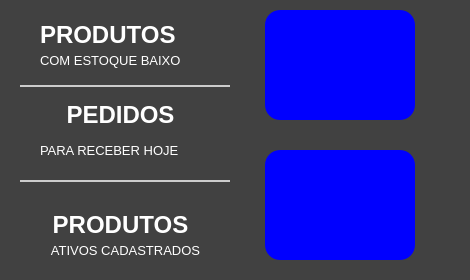
   <widget class="QFrame" name="fr_VendasAbertas">
    <property name="geometry">
     <rect>
      <x>20</x>
      <y>10</y>
      <width>470</width>
      <height>280</height>
     </rect>
    </property>
    <property name="styleSheet">
     <string notr="true">QFrame {
background-color: rgb(65, 65, 65);
border: none;
border-radius: 20px
}</string>
    </property>
    <property name="frameShape">
     <enum>QFrame::StyledPanel</enum>
    </property>
    <property name="frameShadow">
     <enum>QFrame::Raised</enum>
    </property>
    <widget class="QPushButton" name="bt_addCompra">
     <property name="geometry">
      <rect>
       <x>265</x>
       <y>150</y>
       <width>150</width>
       <height>110</height>
      </rect>
     </property>
     <property name="font">
      <font>
       <family>Tahoma</family>
       <pointsize>13</pointsize>
       <weight>75</weight>
       <bold>true</bold>
      </font>
     </property>
     <property name="cursor">
      <cursorShape>PointingHandCursor</cursorShape>
     </property>
     <property name="focusPolicy">
      <enum>Qt::NoFocus</enum>
     </property>
     <property name="toolTip">
      <string>&lt;html&gt;&lt;head/&gt;&lt;body&gt;&lt;p&gt;Nova Compra&lt;/p&gt;&lt;/body&gt;&lt;/html&gt;</string>
     </property>
     <property name="autoFillBackground">
      <bool>false</bool>
     </property>
     <property name="styleSheet">
      <string notr="true">QPushButton{
background-color: rgb(0, 0, 255);
border: none;
color: #FFF;
border-radius: 15px
}
QPushButton:hover {
background-color: rgb(0, 85, 255);
}
QPushButton:disabled {
background: #7AB32E
}</string>
     </property>
     <property name="text">
      <string/>
     </property>
     <property name="shortcut">
      <string>F7</string>
     </property>
     <property name="flat">
      <bool>true</bool>
     </property>
    </widget>
    <widget class="QPushButton" name="bt_addItem">
     <property name="geometry">
      <rect>
       <x>265</x>
       <y>10</y>
       <width>150</width>
       <height>110</height>
      </rect>
     </property>
     <property name="font">
      <font>
       <family>Tahoma</family>
       <pointsize>12</pointsize>
       <weight>75</weight>
       <bold>true</bold>
      </font>
     </property>
     <property name="cursor">
      <cursorShape>PointingHandCursor</cursorShape>
     </property>
     <property name="focusPolicy">
      <enum>Qt::NoFocus</enum>
     </property>
     <property name="toolTip">
      <string>&lt;html&gt;&lt;head/&gt;&lt;body&gt;&lt;p&gt;Adicioar Item&lt;/p&gt;&lt;/body&gt;&lt;/html&gt;</string>
     </property>
     <property name="whatsThis">
      <string>&lt;html&gt;&lt;head/&gt;&lt;body&gt;&lt;p&gt;&lt;br/&gt;&lt;/p&gt;&lt;/body&gt;&lt;/html&gt;</string>
     </property>
     <property name="autoFillBackground">
      <bool>false</bool>
     </property>
     <property name="styleSheet">
      <string notr="true">QPushButton{
background-color: rgb(0, 0, 255);
border: none;
color: #FFF;
border-radius: 15px
}
QPushButton:hover {
background-color: rgb(0, 85, 255);
}
QPushButton:disabled {
background: #7AB32E
}</string>
     </property>
     <property name="text">
      <string/>
     </property>
     <property name="shortcut">
      <string>F2</string>
     </property>
     <property name="flat">
      <bool>true</bool>
     </property>
    </widget>
    <widget class="QLabel" name="label">
     <property name="geometry">
      <rect>
       <x>40</x>
       <y>20</y>
       <width>171</width>
       <height>30</height>
      </rect>
     </property>
     <property name="font">
      <font>
       <family>Tahoma</family>
       <pointsize>18</pointsize>
       <weight>75</weight>
       <bold>true</bold>
      </font>
     </property>
     <property name="styleSheet">
      <string notr="true">background: None;
color: #FFF</string>
     </property>
     <property name="text">
      <string>PRODUTOS</string>
     </property>
     <property name="alignment">
      <set>Qt::AlignLeading|Qt::AlignLeft|Qt::AlignVCenter</set>
     </property>
    </widget>
    <widget class="QLabel" name="label_2">
     <property name="geometry">
      <rect>
       <x>40</x>
       <y>50</y>
       <width>171</width>
       <height>20</height>
      </rect>
     </property>
     <property name="font">
      <font>
       <family>Tahoma</family>
       <pointsize>10</pointsize>
       <weight>50</weight>
       <bold>false</bold>
      </font>
     </property>
     <property name="styleSheet">
      <string notr="true">background: None;
color: #FFF</string>
     </property>
     <property name="text">
      <string>COM ESTOQUE BAIXO</string>
     </property>
     <property name="alignment">
      <set>Qt::AlignLeading|Qt::AlignLeft|Qt::AlignVCenter</set>
     </property>
    </widget>
    <widget class="Line" name="line">
     <property name="geometry">
      <rect>
       <x>20</x>
       <y>85</y>
       <width>210</width>
       <height>2</height>
      </rect>
     </property>
     <property name="styleSheet">
      <string notr="true">background: #CCC</string>
     </property>
     <property name="orientation">
      <enum>Qt::Horizontal</enum>
     </property>
    </widget>
    <widget class="Line" name="line_2">
     <property name="geometry">
      <rect>
       <x>20</x>
       <y>180</y>
       <width>210</width>
       <height>2</height>
      </rect>
     </property>
     <property name="styleSheet">
      <string notr="true">background: #CCC</string>
     </property>
     <property name="orientation">
      <enum>Qt::Horizontal</enum>
     </property>
    </widget>
    <widget class="QLabel" name="label_3">
     <property name="geometry">
      <rect>
       <x>40</x>
       <y>100</y>
       <width>161</width>
       <height>30</height>
      </rect>
     </property>
     <property name="font">
      <font>
       <family>Tahoma</family>
       <pointsize>18</pointsize>
       <weight>75</weight>
       <bold>true</bold>
      </font>
     </property>
     <property name="styleSheet">
      <string notr="true">background: None;
color: #FFF</string>
     </property>
     <property name="text">
      <string>&lt;html&gt;&lt;head/&gt;&lt;body&gt;&lt;p align=&quot;center&quot;&gt;PEDIDOS&lt;/p&gt;&lt;/body&gt;&lt;/html&gt;</string>
     </property>
     <property name="alignment">
      <set>Qt::AlignLeading|Qt::AlignLeft|Qt::AlignVCenter</set>
     </property>
    </widget>
    <widget class="QLabel" name="label_4">
     <property name="geometry">
      <rect>
       <x>40</x>
       <y>140</y>
       <width>171</width>
       <height>20</height>
      </rect>
     </property>
     <property name="font">
      <font>
       <family>Tahoma</family>
       <pointsize>10</pointsize>
       <weight>50</weight>
       <bold>false</bold>
      </font>
     </property>
     <property name="styleSheet">
      <string notr="true">background: None;
color: #FFF</string>
     </property>
     <property name="text">
      <string>PARA RECEBER HOJE</string>
     </property>
     <property name="alignment">
      <set>Qt::AlignLeading|Qt::AlignLeft|Qt::AlignVCenter</set>
     </property>
    </widget>
    <widget class="QLabel" name="label_5">
     <property name="geometry">
      <rect>
       <x>30</x>
       <y>240</y>
       <width>191</width>
       <height>20</height>
      </rect>
     </property>
     <property name="font">
      <font>
       <family>Tahoma</family>
       <pointsize>10</pointsize>
       <weight>50</weight>
       <bold>false</bold>
      </font>
     </property>
     <property name="styleSheet">
      <string notr="true">background: None;
color: #FFF</string>
     </property>
     <property name="text">
      <string>ATIVOS CADASTRADOS</string>
     </property>
     <property name="alignment">
      <set>Qt::AlignCenter</set>
     </property>
    </widget>
    <widget class="QLabel" name="label_6">
     <property name="geometry">
      <rect>
       <x>30</x>
       <y>210</y>
       <width>181</width>
       <height>30</height>
      </rect>
     </property>
     <property name="font">
      <font>
       <family>Tahoma</family>
       <pointsize>18</pointsize>
       <weight>75</weight>
       <bold>true</bold>
      </font>
     </property>
     <property name="styleSheet">
      <string notr="true">background: None;
color: #FFF</string>
     </property>
     <property name="text">
      <string>PRODUTOS</string>
     </property>
     <property name="alignment">
      <set>Qt::AlignCenter</set>
     </property>
    </widget>
    <widget class="QPushButton" name="bt_estoqueBaixo">
     <property name="geometry">
      <rect>
       <x>20</x>
       <y>20</y>
       <width>50</width>
       <height>45</height>
      </rect>
     </property>
     <property name="font">
      <font>
       <family>Arial [TMC ]</family>
       <pointsize>35</pointsize>
       <weight>75</weight>
       <bold>true</bold>
      </font>
     </property>
     <property name="cursor">
      <cursorShape>PointingHandCursor</cursorShape>
     </property>
     <property name="styleSheet">
      <string notr="true">QPushButton {
background: none;
color: #ffff00;
text-align: right
}

QPushButton:hover{
color: qlineargradient(x1: 0, y1: 0, x2: 0, y2: 1,
                                       stop: 0 #dadbde, stop: 1 #f6f7fa);
}
QPushButton:pressed {
     background: none;
 }

 QPushButton:flat {
     border: none; /* no border for a flat push button */
 }

 QPushButton:default {
     border-color: navy; /* make the default button prominent */
 }</string>
     </property>
     <property name="text">
      <string/>
     </property>
     <property name="flat">
      <bool>true</bool>
     </property>
    </widget>
    <widget class="QPushButton" name="bt_pedidosHoje">
     <property name="geometry">
      <rect>
       <x>20</x>
       <y>107</y>
       <width>50</width>
       <height>45</height>
      </rect>
     </property>
     <property name="font">
      <font>
       <family>Arial [TMC ]</family>
       <pointsize>35</pointsize>
       <weight>75</weight>
       <bold>true</bold>
      </font>
     </property>
     <property name="cursor">
      <cursorShape>PointingHandCursor</cursorShape>
     </property>
     <property name="styleSheet">
      <string notr="true">QPushButton {
background: none;
color: #ffff00;
text-align: right
}

QPushButton:hover{
color: qlineargradient(x1: 0, y1: 0, x2: 0, y2: 1,
                                       stop: 0 #dadbde, stop: 1 #f6f7fa);
}
QPushButton:pressed {
     background: none;
 }

 QPushButton:flat {
     border: none; /* no border for a flat push button */
 }

 QPushButton:default {
     border-color: navy; /* make the default button prominent */
 }</string>
     </property>
     <property name="text">
      <string/>
     </property>
     <property name="flat">
      <bool>true</bool>
     </property>
    </widget>
    <widget class="QPushButton" name="bt_produtosAtivos">
     <property name="geometry">
      <rect>
       <x>90</x>
       <y>190</y>
       <width>70</width>
       <height>45</height>
      </rect>
     </property>
     <property name="font">
      <font>
       <family>Arial [TMC ]</family>
       <pointsize>35</pointsize>
       <weight>75</weight>
       <bold>true</bold>
      </font>
     </property>
     <property name="cursor">
      <cursorShape>PointingHandCursor</cursorShape>
     </property>
     <property name="styleSheet">
      <string notr="true">QPushButton {
background: none;
color: #ffff00;
text-align: center
}

QPushButton:hover{
color: qlineargradient(x1: 0, y1: 0, x2: 0, y2: 1,
                                       stop: 0 #dadbde, stop: 1 #f6f7fa);
}
QPushButton:pressed {
     background: none;
 }

 QPushButton:flat {
     border: none; /* no border for a flat push button */
 }

 QPushButton:default {
     border-color: navy; /* make the default button prominent */
 }</string>
     </property>
     <property name="text">
      <string/>
     </property>
     <property name="flat">
      <bool>true</bool>
     </property>
    </widget>
   </widget>
